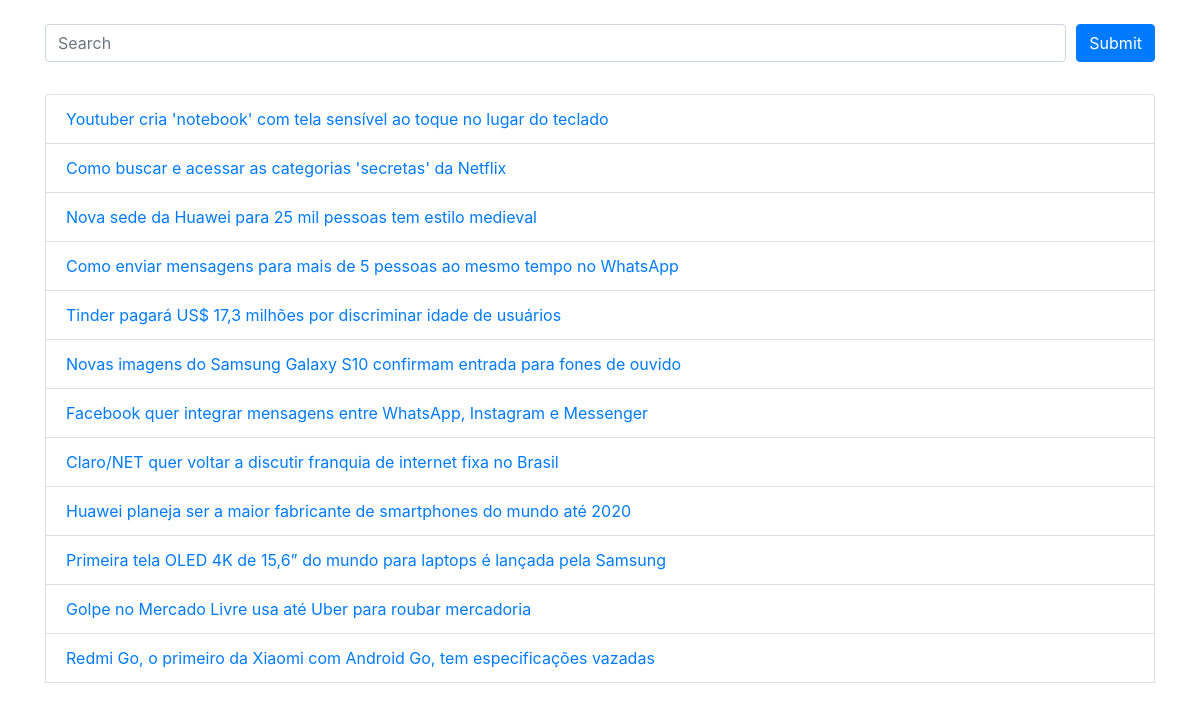
Before: / with the older database file.
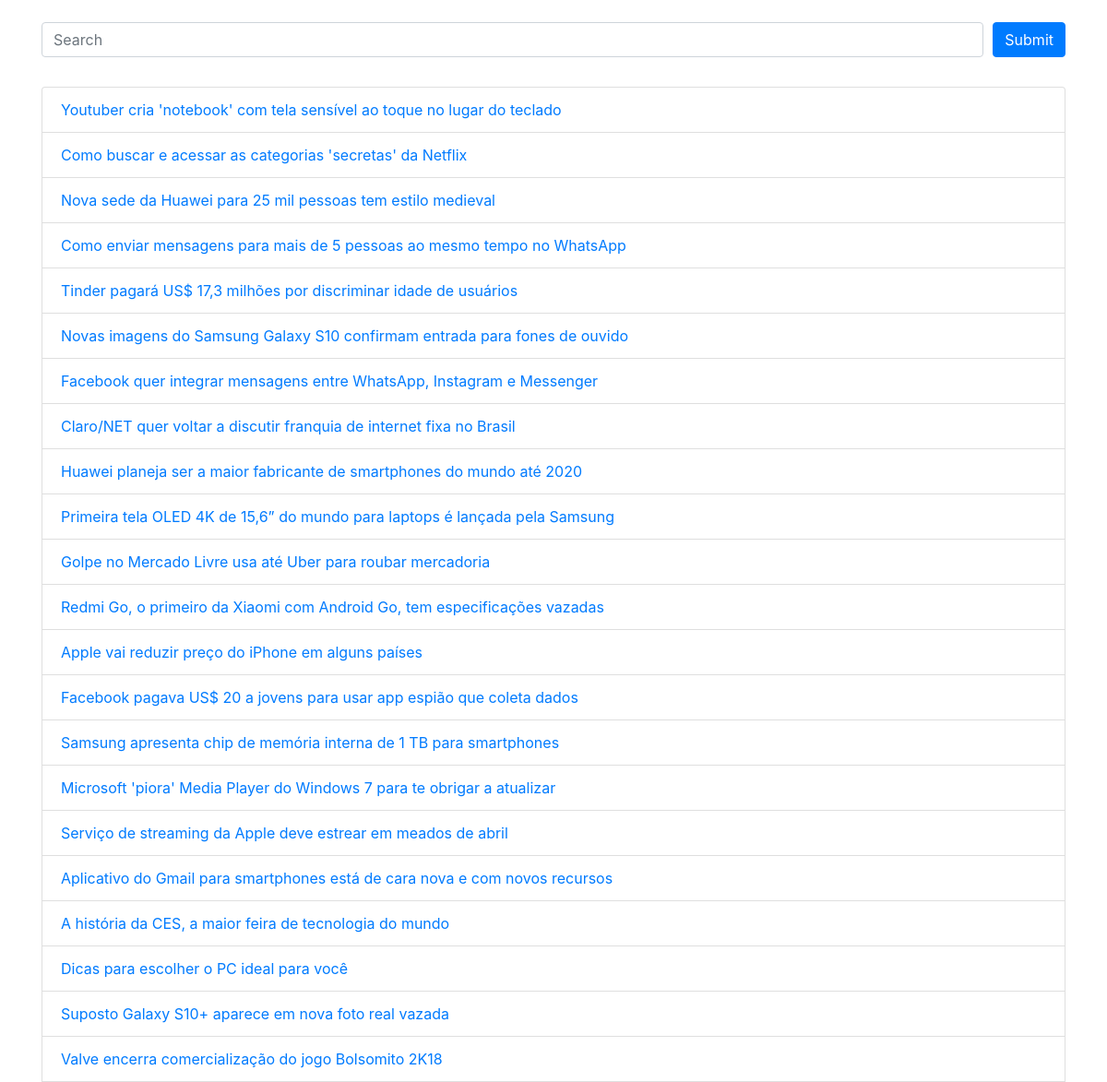
After: the same page with the newer database file.
### home/models.py (models this page shows, shortened)
class Post(models.Model):
    title = models.TextField()  # Post title
    link = models.TextField()   # Post link

### home/views.py (the view)
# urls.py: url(r'^$', views.home_page),
def home_page(request):
    posts = Post.objects.all()
    return render(request, 'home/index.html', {'object_list': posts})

### home/templates/home/index.html (shortened to what this page needs)
<!doctype html>
{% load static %}
<html lang="en">
    <head>
        <link rel="stylesheet" href="https://stackpath.bootstrapcdn.com/bootstrap/4.2.1/css/bootstrap.min.css">
    </head>
    <body>
        <header>
            <div class="container">
                <br>
                <form action="/search" method="post">
                    <div class="form-row align-items-center">
                        <div class="col">
                            <input type="text" class="form-control mb-2" id="search_item" name="search_item" placeholder="Search" value="{{ search_item }}">
                        </div>
                        <div class="col-auto">
                            <button type="submit" class="btn btn-primary mb-2">Submit</button>
                        </div>
                    </div>
                </form>
                <br>
            </div>
        </header>
        <main>
            <div class="container">
                <ul class="list-group">
                    {% for post in object_list %}
                    <li class="list-group-item"><a href="{{ post.link }}" target="_blank">{{ post.title }}<a></li>
                    {% endfor %}
                </ul>
            </div>
        </main>
    </body>

Changed rows visible on the page:
added Post: title "Apple vai reduzir preço do iPhone em alguns países"
added Post: title "Facebook pagava US$ 20 a jovens para usar app espião que coleta dados"
added Post: title "Samsung apresenta chip de memória interna de 1 TB para smartphones"
added Post: title "Microsoft 'piora' Media Player do Windows 7 para te obrigar a atualizar"
added Post: title "Serviço de streaming da Apple deve estrear em meados de abril"
added Post: title "Aplicativo do Gmail para smartphones está de cara nova e com novos recursos"
added Post: title "A história da CES, a maior feira de tecnologia do mundo"
added Post: title "Dicas para escolher o PC ideal para você"
added Post: title "Suposto Galaxy S10+ aparece em nova foto real vazada"
added Post: title "Valve encerra comercialização do jogo Bolsomito 2K18"
